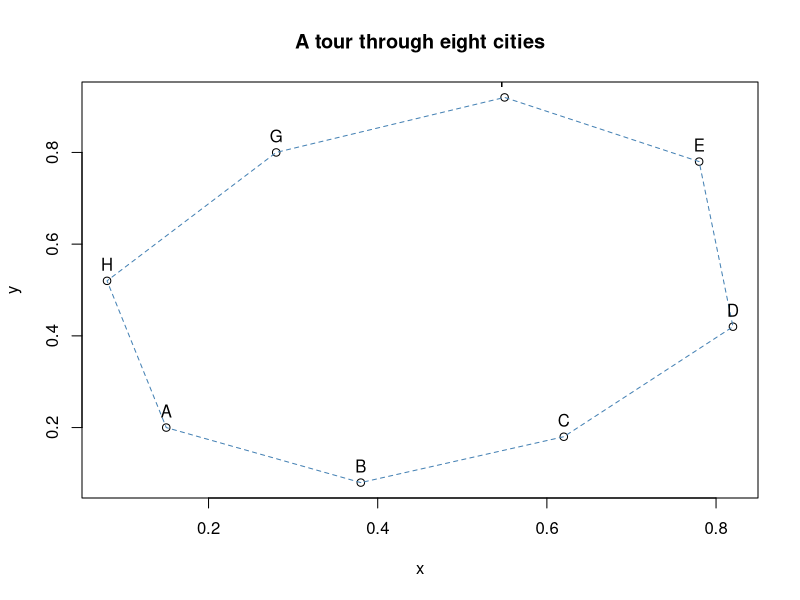

Write the R code that produced this figure.
## ---- chunk 1
knitr::opts_chunk$set(
  collapse = TRUE,
  comment = "#>",
  fig.width = 6,
  fig.height = 5
)
library(TSP)
## ---- chunk 2
library(TSP)
## ---- chunk 3
cities <- data.frame(
  x = c(0.15, 0.38, 0.62, 0.82, 0.78, 0.55, 0.28, 0.08),
  y = c(0.20, 0.08, 0.18, 0.42, 0.78, 0.92, 0.80, 0.52),
  row.names = LETTERS[1:8]
)

problem <- ETSP(cities)
problem
n_of_cities(problem)
labels(problem)
## ---- chunk 4
tour <- solve_TSP(problem, seed = 123)
tour
as.integer(tour)
labels(tour)
tour_length(tour)
## ---- chunk 5
plot(problem, tour, main = "A tour through eight cities", tour_col = "steelblue")
## ---- chunk 6
distance_problem <- TSP(dist(cities))
distance_problem

distance_tour <- solve_TSP(distance_problem, method = "nn", start = 1)
distance_tour
tour_length(distance_tour)
## ---- chunk 7
methods <- c(
  "nearest neighbor" = "nn",
  "nearest insertion" = "nearest_insertion",
  "cheapest insertion" = "cheapest_insertion",
  "repetitive nearest neighbor" = "repetitive_nn"
)

tours <- lapply(methods, function(method) {
  solve_TSP(problem, method = method, seed = 123)
})

sort(vapply(tours, tour_length, numeric(1)))
## ---- chunk 8
initial_tour <- solve_TSP(problem, method = "nn", start = 1)
improved_tour <- solve_TSP(
  problem,
  method = "two_opt",
  tour = initial_tour
)

c(
  initial = tour_length(initial_tour),
  improved = tour_length(improved_tour)
)
## ---- chunk 9
repeated_tour <- solve_TSP(
  problem,
  method = "random",
  rep = 20,
  two_opt = TRUE,
  seed = 123
)
tour_length(repeated_tour)
## ---- chunk 10
cost <- matrix(
  c(
    0, 4, 1, 3,
    2, 0, 5, 1,
    3, 2, 0, 4,
    6, 3, 2, 0
  ),
  nrow = 4,
  byrow = TRUE,
  dimnames = list(LETTERS[1:4], LETTERS[1:4])
)

asymmetric_problem <- ATSP(cost)
asymmetric_tour <- solve_TSP(asymmetric_problem, method = "nn", start = 1)
asymmetric_tour
tour_length(asymmetric_tour)
